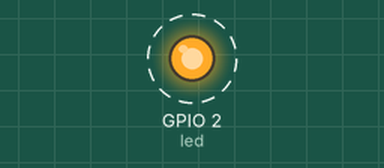
Bench run of a sketch on a simulated ESP32. Parts: output pins drawn as LEDs (lit = HIGH). Dashed ring = blinking. What the sketch prints to the serial monitor is not drawn.

Above: at 0.07 s.
Timing chart, 0 to 3.0 s (numbered marks = the images above):
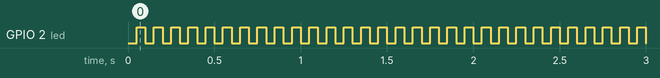

The sketch:

TestTimer.ino
```cpp
/* create a hardware timer */
hw_timer_t * timer = NULL;

/* LED pin */
int led = 2;
/* LED state */
volatile byte state = LOW;

void IRAM_ATTR onTimer(){
  state = !state;
  digitalWrite(led, state);
}

void setup() {
  Serial.begin(115200);

  pinMode(led, OUTPUT);

  /* Use 1st timer of 4 */
  /* 1 tick take 1/(80MHZ/80) = 1us so we set divider 80 and count up */
  timer = timerBegin(0, 80, true);

  /* Attach onTimer function to our timer */
  timerAttachInterrupt(timer, &onTimer, true);

  /* Set alarm to call onTimer function every second 1 tick is 1us
  => 1 second is 1000000us */
  /* Repeat the alarm (third parameter) */
  uint64_t tVal = 1000000;
  tVal = 50000; // 50millis
  timerAlarmWrite(timer, tVal, true);

  /* Start an alarm */
  timerAlarmEnable(timer);
  Serial.println("start timer");
}

void loop() {

}
```

Measured:
- by itself, GPIO 2 (led): alternates HIGH for 0.05 s and LOW for 0.05 s
